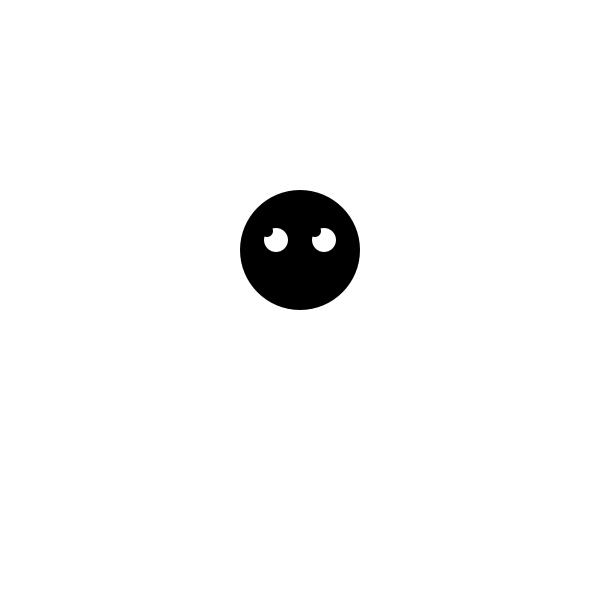
Frame 1 (no input)
Frame 60 (the mouse pressed at the canvas centre just before this capture): identical to frame 1, image omitted
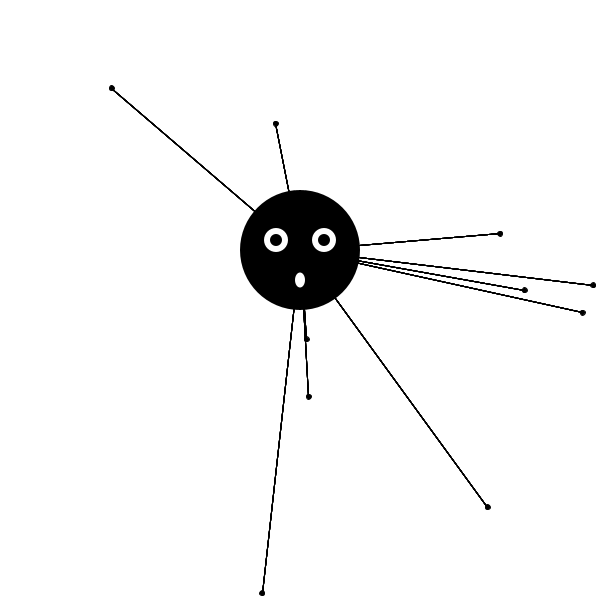
Frame 120 (the mouse held since frame 60 and released just before this capture)

The Processing sketch that drew these frames (run headless with seeded random() and noise(); from frame 60 on, the mouse is pressed at the canvas centre):

// Processing sketch: processing_124244
// ── processing_124244.pde

int ballCount = 10;
float[] x = new float[ballCount];
float[] y = new float[ballCount];
float[] speedX = new float[ballCount];
float[] speedY = new float[ballCount];

void setup() {
  size(600, 600);
  frameRate(100);
  background(255);

  for (int i = 0; i<ballCount; i++) {
    x[i] = mouseX+random(10,590);
    y[i] = mouseY+random(10,590);
    speedX[i] = random(1, 2);
    speedY[i] = random(1, 2);
  }
}

void draw() {
  background(255);
  if (mousePressed) {
  
  for (int i = 0; i<ballCount; i++) {
    stroke(0);  
    ellipse(x[i], y[i], 5, 5);

    for (int j = 0; j<ballCount; j++) { 
      line(x[i], y[i], 300, 250);
    }

    x[i] = x[i]+speedX[i];
    y[i] = y[i]+speedY[i];

    if (x[i]>width)speedX[i] = speedX[i]*-1;
    if (x[i]<0)speedX[i] = speedX[i]*-1;
    if (y[i]>height)speedY[i] = speedY[i]*-1;
    if (y[i]<0)speedY[i] = speedY[i]*-1;
  }
  }

  
  noStroke();
  fill(0);
  ellipse(300, 250, 120, 120);

  if (mousePressed) {
    fill(255);
  ellipse (300,280,10,15);
  }
  
  scale (6);
  fill (255);
  ellipse (46, 40, 4, 4);
  ellipse (54, 40, 4, 4);
  fill (0);
  ellipse (map(mouseX, 0, width, 44.5, 47.5), map(mouseY, 0, width, 38.5, 41.5), 2, 2);
  ellipse (map(mouseX, 0, width, 52.5, 55.5), map(mouseY, 0, width, 38.5, 41.5), 2, 2);

}
